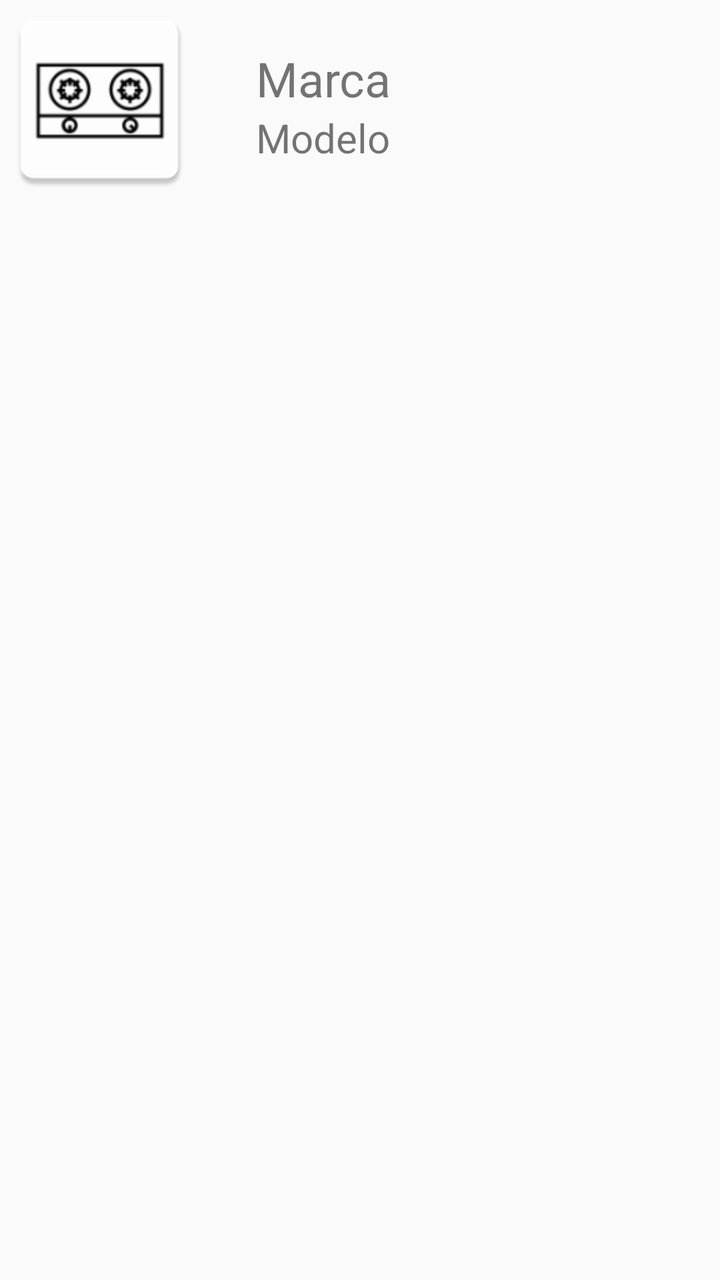
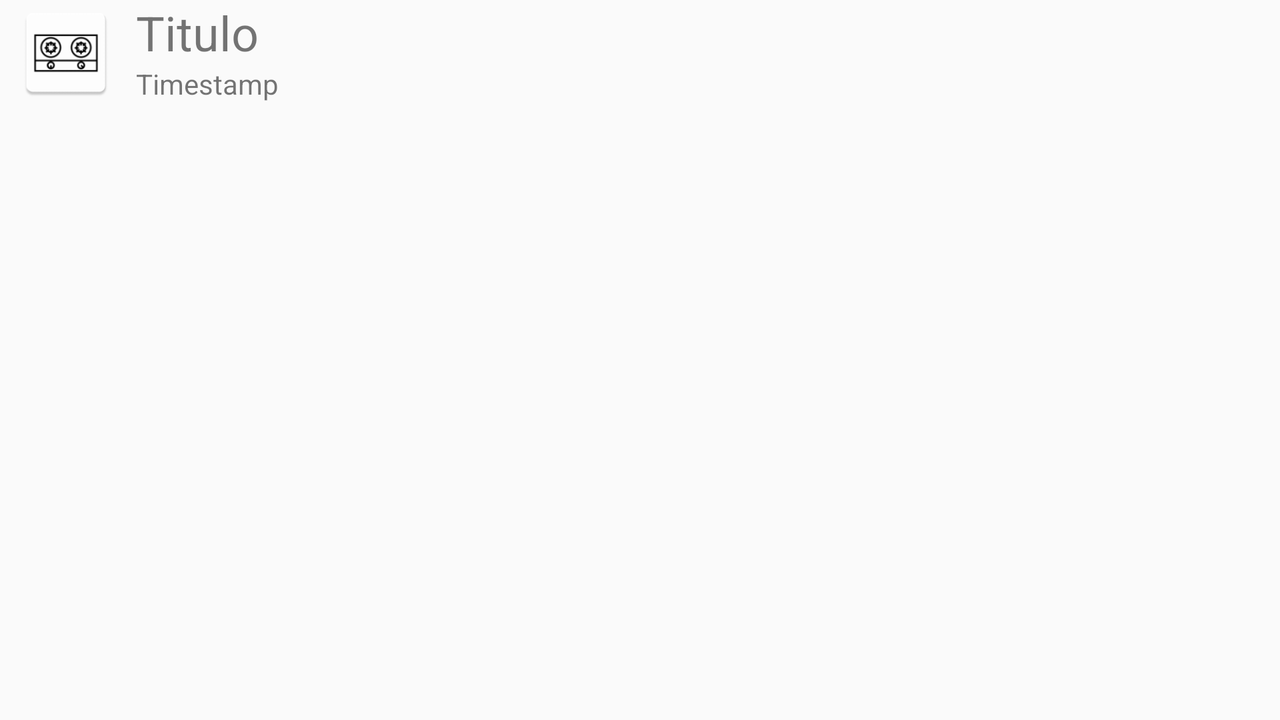

An Android layout and its configuration variant, each rendered on a device that would load it. The default file and the variant file are quoted in full after the pictures.
<!-- AndroidManifest.xml: application theme AppTheme -->
<!-- res/layout/registeritemlayout.xml -->
<?xml version="1.0" encoding="utf-8"?>
<RelativeLayout xmlns:android="http://schemas.android.com/apk/res/android"
    android:layout_width="match_parent"
    android:layout_height="match_parent"
    xmlns:app="http://schemas.android.com/apk/res-auto">

    <TextView
        android:text="Modelo"
        android:layout_width="wrap_content"
        android:layout_height="wrap_content"
        android:id="@+id/textTime"
        android:textSize="20sp"
        android:layout_below="@+id/textTitulo"
        android:layout_alignStart="@+id/textTitulo" />

    <ImageView
        android:layout_width="100dp"
        android:layout_height="100dp"
        android:src="@mipmap/cocina"
        android:id="@+id/imgIcono"
        android:layout_marginRight="10dp"
        android:layout_alignParentTop="true"
        android:layout_alignParentStart="true"/>

    <TextView
        android:text="Marca"
        android:layout_width="wrap_content"
        android:layout_height="wrap_content"
        android:id="@+id/textTitulo"
        android:textSize="24sp"
        android:layout_marginTop="23dp"
        android:layout_marginStart="18dp"
        android:layout_alignParentTop="true"
        android:layout_toEndOf="@+id/imgIcono" />

</RelativeLayout>
<!-- resources referenced by this layout -->
<resources>
  <!-- mipmap cocina: png bitmap (drawable-hdpi, 1516 bytes) -->
  <style name="AppTheme" parent="Theme.AppCompat.Light.DarkActionBar">
          
          <item name="colorPrimary">@color/colorPrimary</item>
          <item name="colorPrimaryDark">@color/colorPrimaryDark</item>
          <item name="colorAccent">@color/colorAccent</item>
      </style>
  <color name="colorPrimary">#3F51B5</color>
  <color name="colorPrimaryDark">#303F9F</color>
  <color name="colorAccent">#FFFFFF</color>
</resources>
<!-- res/layout-land/registeritemlayout.xml (the repository's variant of the layout above) -->
<!-- drawn on the phone turned sideways -->
<?xml version="1.0" encoding="utf-8"?>
<RelativeLayout xmlns:android="http://schemas.android.com/apk/res/android"
    android:layout_width="match_parent"
    android:layout_height="match_parent"
    xmlns:app="http://schemas.android.com/apk/res-auto">

    <TextView
        android:text="Timestamp"
        android:layout_width="wrap_content"
        android:layout_height="wrap_content"
        android:id="@+id/textTime"
        android:layout_alignStart="@+id/textTitulo"
        android:layout_below="@+id/textTitulo" />

    <ImageView
        android:layout_width="50dp"
        android:layout_height="50dp"
        app:srcCompat="@mipmap/cocina"
        android:layout_alignBottom="@+id/textTime"
        android:layout_toStartOf="@+id/textTime"
        android:id="@+id/imgIcono"
        android:layout_marginRight="10dp" />

    <TextView
        android:text="Titulo"
        android:layout_width="wrap_content"
        android:layout_height="wrap_content"
        android:layout_marginStart="68dp"
        android:id="@+id/textTitulo"
        android:textSize="24sp"
        android:layout_alignParentTop="true"
        android:layout_alignParentStart="true" />

</RelativeLayout>
